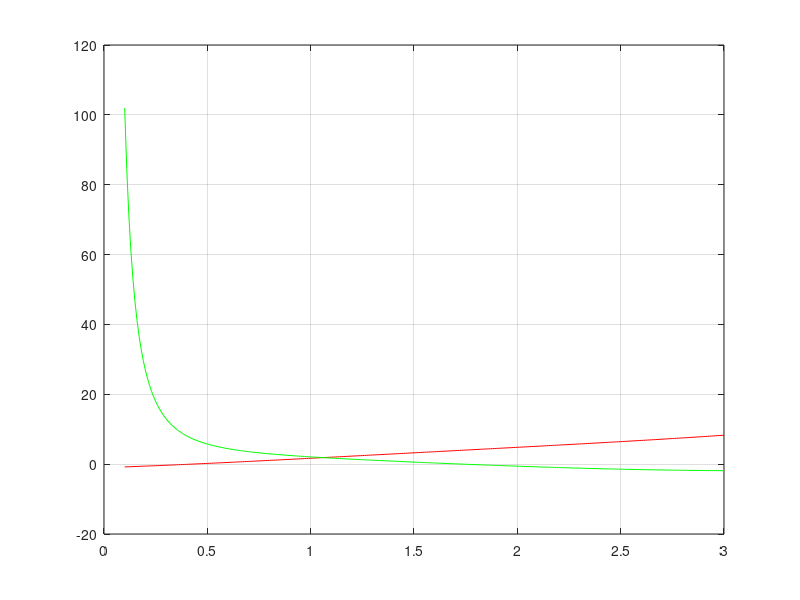

Write MATLAB code to recreate this figure.
%{
Ejercicio: Intro_Ej8
Author: Juan Gonzalez
juangonzalez.com.ar
%}
%Defino el intervalo
x = 0.1:1/100:3;
%Defino funciones
f = inline('x.^2+2.*sin(x)-1');
g = @(x) x.^(-2)+2.*cos(x);
%Inicializo en cero los vectores para darles un tamaño y evitar error de
%tamaño
vectf = zeros([length(x),1]);
vectg = zeros([length(x),1]);
j=1;
for i=x
    vectf(j) = f(i);
    vectg(j) = g(i);
    j = j + 1;
end

plot(x, vectf, 'r', x, vectg, 'g'), grid on